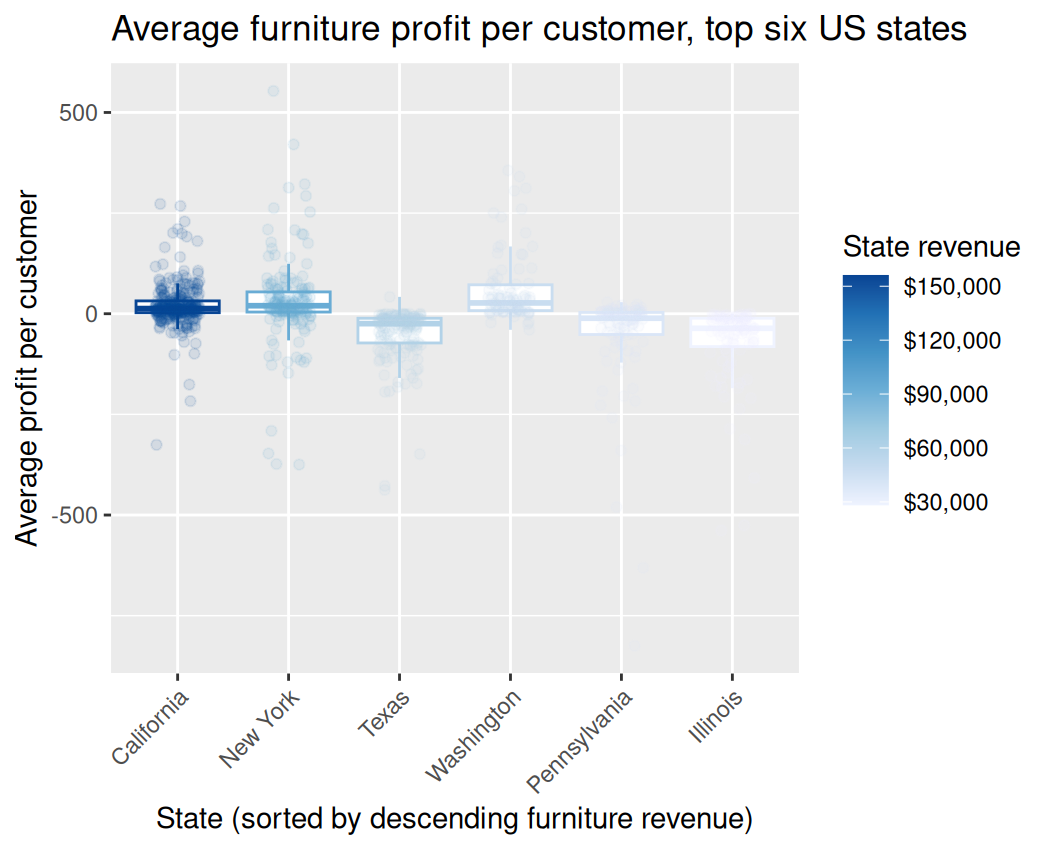

Source code (R):
# Install pacman only if it's missing, then load packages
if (!requireNamespace("pacman", quietly = TRUE)) install.packages("pacman")
pacman::p_load(tidyverse, readxl)

# Read the Orders tab
orders <- read_excel("GlobalSuperstore.xls", sheet = "Orders")
View(orders)

# US furniture orders only
us_furniture <- orders |>
  filter(Country == "United States", Category == "Furniture")

# Six most frequently occurring states, with total revenue for each
state_revenue <- us_furniture |>
  group_by(State) |>
  summarize(n = n(), Revenue = sum(Sales)) |>
  slice_max(n, n = 6, with_ties = FALSE)

# One row per customer per state: average profit across that customer's orders
customer_profit <- us_furniture |>
  group_by(State, `Customer ID`) |>
  summarize(Profit = mean(Profit), .groups = "drop") |>
  inner_join(state_revenue, by = "State") |>
  mutate(State = fct_reorder(State, Revenue, .desc = TRUE))

# Boxplots overlaid with jitter plots, colored and sorted by state revenue
ggplot(customer_profit, aes(x = State, y = Profit, color = Revenue)) +
  geom_boxplot(outlier.shape = NA) +
  geom_jitter(width = 0.2, alpha = 0.1) +
  scale_color_distiller(palette = "Blues", direction = 1,
                        labels = scales::label_dollar()) +
  labs(
    title = "Average furniture profit per customer, top six US states",
    x = "State (sorted by descending furniture revenue)",
    y = "Average profit per customer",
    color = "State revenue"
  ) +
  theme(axis.text.x = element_text(angle = 45, hjust = 1))
